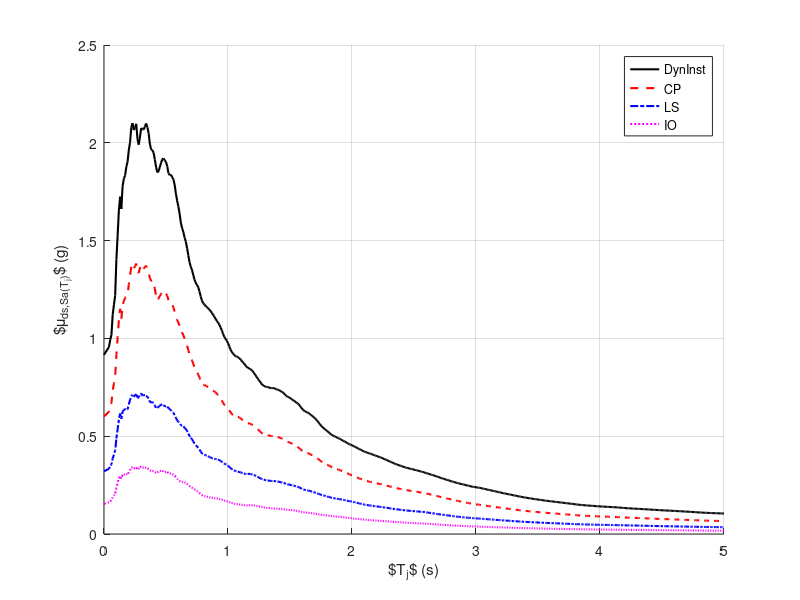

This chart was generated by the following MATLAB code: (Note: this script raises an error after producing the figure.)

%%%%%%%%%%%%%%%%%%%%%%%%%%%%%%%%%%%%%%%%%%%%%%%%%%%%%%%%%%%%%%%%%
%%%%%%%%%%%%%%%%%%%%%%%%%%%%%%%%%%%%%%%%%%%%%%%%%%%%%%%%%%%%%%%%%
%%% Use script scriptForFragilityDataGen_v2 to generate the   %%%
%%% DATA_fragility_ALL.mat for all intensity measures, Sa(Tj) %%%
%%%%%%%%%%%%%%%%%%%%%%%%%%%%%%%%%%%%%%%%%%%%%%%%%%%%%%%%%%%%%%%%%
%%%%%%%%%%%%%%%%%%%%%%%%%%%%%%%%%%%%%%%%%%%%%%%%%%%%%%%%%%%%%%%%%

clear;
tic
baseFolder = pwd;
%% Start of input
dsToPlotFragParam = {'DynInst','CP', 'LS', 'IO'};%, 'DynInst'};
dsToPlotBound = {'DynInst','CP','LS','IO'};
% dsToPlotBound = {'CP'}; %, 'LS', 'IO', 'DynInst'}; % one damage state at a time here. 
BldgIdAndZoneLIST = { '2433v02', 'V'; };


% %     '2205v03',  'III';  '2207v09',	'III';	'2209v05',	'III'; ... % 4, 7, 12-story zone-III
%     '2213v04',	'IV';   '2215v03',	'IV';   '2217v03',	'IV';%};  ... % 4, 7, 12-story zone-IV
%     '2221v06',	'V';    '2223v03',	'V';    '2225v03',	'V'};      % 4, 7, 12-story zone-V
% % BldgIdAndZoneLIST = {'2221v06',	'V';    '2223v03',	'V';    '2225v03',	'V'};      % 4, 7, 12-story zone-V
    
cd DATA_files
load('DATA_fragility_ALL')
cd ..
bldgIdLIST = {};

doPlotFragMedian = 1; % plot variation in median fragility parameter with the period of vibration
doPlotFragDispers = 1; % plot variation in dispersion fragility parameter with the period of vibration
doPlotFragBound = 1; % plot the bounds of fragility with the period of vibration
doPlotT1LinesInFragDisp = 1;
T1LIST = [1.84]';

saveMedianDispersionBound = [1 1 1]; 
% for plotting fragility params with bound
UBPercentile = 0.84; LBPercentile = 1 - UBPercentile ;
UBEps = norminv(UBPercentile); LBEps = norminv(LBPercentile);

% end of input

%% program begins
for i = 1:size(BldgIdAndZoneLIST, 1) % for each building
    bldgIdCurr = BldgIdAndZoneLIST{i, 1};
    bldgIdLIST = [bldgIdLIST; bldgIdCurr];
    % variable name for storing building ID, this cannot begin with a numeral
    bldgIdVar = ['ID' bldgIdCurr];
    
    muCtrlAllDs = fragAllData.(bldgIdVar).muCtrl;
    betaRTRCtrlAllDs = fragAllData.(bldgIdVar).betaRTRCtrl;
    timePLIST = fragAllData.(bldgIdVar).timeP;
    ds = fragAllData.(bldgIdVar).ds;
    
%% take a subset of the data depending on the damage state of interest
    for j = 1:size(dsToPlotFragParam, 2)
        currDs = dsToPlotFragParam{1, j};
        dsMatchID = strcmp(ds, currDs);
        muCtrl(:, j) = muCtrlAllDs(:, dsMatchID);
        betaRTRCtrl(:, j) = betaRTRCtrlAllDs(:, dsMatchID);
    end
        
    
%% create a subset of betaRTR that we maybe interested in, for optimizing betaRTR 
    betaRTRCtrlSub = betaRTRCtrl(timePLIST <= 3.0, :);
    [M, I] = min(betaRTRCtrlSub);
    
    betaRTRCtrlMin(i, :) = M; % dispersion in the fragility for efficient intensity measure 
    muCtrlEff(i, :) = muCtrl(I)'; % median fragility for efficient intensity measure 
    timePEff(i, :) = timePLIST(I)'; % optimal period corresponding to efficient intensity measure
    
%     set(groot,'defaultAxesColorOrder', [0 0 0; 1 0 0; 0 0 1; 1 0 1]); % order of graphs changed to 'k', 'r', 'b'
    lineStyleList = {'k-', 'r--', 'b-.', 'm:'};
%% everything below is basically just for plotting
    
if doPlotFragMedian == 1
    figure(i); hold on; grid on

    for k = 1:size(dsToPlotFragParam, 2)
        plot(timePLIST, muCtrl(:, k), lineStyleList{k}, 'LineWidth', 1.5);
    end

    legend(dsToPlotFragParam);
    xlabel('$T_j$ (s)');
    ylabel('$\mu_{ds,Sa(T_j)}$ (g)');
    sks_figureFormat('powerpoint')

    if saveMedianDispersionBound(1) == 1
        exportName = sprintf('IM_efficiency_figures/F6%s_IMefficiency_muSaTi_%i_%s_v1', 96+i, i, bldgIdCurr);
        sks_figureExport(exportName)
    end
end


if doPlotFragDispers == 1
    figure(100+i); hold on; grid on
    
    idx = timePLIST <= 3.0;
    for k = 1:size(dsToPlotFragParam, 2)
        plot(timePLIST(idx), betaRTRCtrl(idx, k), lineStyleList{k}, 'LineWidth', 1.5);
    end
    % ---- Set axis limits first (important) ----
    ylim([0.1 0.9]);

    if doPlotT1LinesInFragDisp == 1
        yl = ylim;
        plot(T1LIST(i)*[1, 1], yl,'r-', 'LineWidth', 2, 'HandleVisibility','off');
        % plot(T1LIST(i)*[1, 1], yl, 'LineWidth', 1.5, 'Color', 'k','HandleVisibility','off');
    end
    % ============================

    legend(dsToPlotFragParam);
    xlabel('$T_j$ (s)');
    ylabel('$\beta_{RTR,ds,Sa(T_j)}$');
    sks_figureFormat('powerpoint')

    if saveMedianDispersionBound(2) == 1
        exportName = sprintf('IM_efficiency_figures/F6%s_IMefficiency_betaRTRSaTi_%i_%s_v1',96+i, i, bldgIdCurr);
        sks_figureExport(exportName)
    end
end

if doPlotFragBound == 1
    for d = 1:length(dsToPlotBound)
        currDs = dsToPlotBound{d};
        dsID = strcmp(ds, currDs);
        muCtrlDs = muCtrlAllDs(:, dsID);
        betaRTRCtrlDs = betaRTRCtrlAllDs(:, dsID);

        IM_UB = muCtrlDs .* exp(betaRTRCtrlDs*UBEps);
        IM_LB = muCtrlDs .* exp(betaRTRCtrlDs*LBEps);
        figure(300+i+d); hold on; grid on

        % ---- shaded region (light blue) ----
        hshade = shade(timePLIST, IM_UB, timePLIST, IM_LB);
        set(hshade,'FaceColor',[0.75 0.85 1], 'FaceAlpha',0.5,'EdgeColor','none');
        h1 = plot(timePLIST, muCtrlDs, 'Color',[0 0.2 0.8], 'LineWidth',2);
        h2 = plot(timePLIST, IM_UB, '--','Color',[0.85 0 0], 'LineWidth',1.5);
        h3 = plot(timePLIST, IM_LB, '--', 'Color',[0.85 0 0], 'LineWidth',1.5);
        legend([h1 h2], {'Median','$\pm 1\sigma$'});
        % plot(timePLIST, IM_LB, '--', 'Color',[0.85 0 0], 'LineWidth',1.5);
        % legend([h1 h2],'Median','\pm 1 \sigma');

        xlabel('$T_j$ (s)');
        ylabel('$\mu_{Sa(T_j)}$ (g)');
        title(['Damage State = ', currDs]);
        sks_figureFormat('powerpoint')

        if saveMedianDispersionBound(3) == 1
            exportName = sprintf( ...
                'IM_efficiency_figures/F6%s_IMefficiency_muSaTj%s_%i_%s_v1', 96+i, currDs, i, bldgIdCurr);

            sks_figureExport(exportName)
        end
    end
end 
    
end
Togm = prod(timePEff, 2).^(1/size(timePEff,2));
T = table(bldgIdLIST, muCtrlEff, betaRTRCtrlMin, timePEff, Togm);
disp(T)

% T = table(bldgIdLIST, muCtrlEff, betaRTRCtrlMin, timePEff);
%     disp(T)
    cd(baseFolder)
    toc
%% fragility is added on 12-Apr-2026 %%%%%%%%%%%%%%%%%%%%%%%%%%%%%%%%%%%%%%
% dsLabels = {'DynInst','CP','LS','IO'};    % or your DS order

sks_fragilityCurvesBasedOnMIDRDamageStates(muCtrlEff, betaRTRCtrlMin, dsToPlotFragParam)
